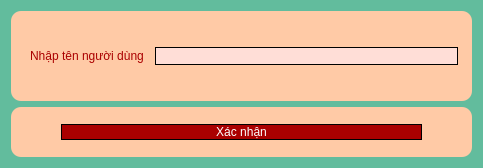
<?xml version="1.0" encoding="UTF-8"?>
<ui version="4.0">
 <class>Dialog</class>
 <widget class="QDialog" name="Dialog">
  <property name="geometry">
   <rect>
    <x>0</x>
    <y>0</y>
    <width>483</width>
    <height>168</height>
   </rect>
  </property>
  <property name="minimumSize">
   <size>
    <width>483</width>
    <height>168</height>
   </size>
  </property>
  <property name="windowTitle">
   <string>Dialog</string>
  </property>
  <property name="styleSheet">
   <string notr="true">

background-color: rgb(98, 188, 157);
font: 87 10pt &quot;Shopee Display Black&quot;;


background-color: rgb(98, 188, 157);</string>
  </property>
  <layout class="QVBoxLayout" name="verticalLayout_2">
   <item>
    <widget class="QWidget" name="verticalWidget" native="true">
     <property name="styleSheet">
      <string notr="true">	color: rgb(170, 0, 0);
	font: 87 11pt &quot;Shopee Display Black&quot;;
	background-color: rgb(255, 175, 135);
border-radius: 10px;
background-color: rgb(255, 202, 166);</string>
     </property>
     <layout class="QHBoxLayout" name="horizontalLayout_3">
      <item>
       <layout class="QHBoxLayout" name="horizontalLayout">
        <property name="leftMargin">
         <number>10</number>
        </property>
        <item>
         <widget class="QLabel" name="label">
          <property name="text">
           <string>Nhập tên người dùng</string>
          </property>
         </widget>
        </item>
       </layout>
      </item>
      <item>
       <layout class="QHBoxLayout" name="horizontalLayout_2">
        <property name="leftMargin">
         <number>5</number>
        </property>
        <property name="rightMargin">
         <number>5</number>
        </property>
        <item>
         <widget class="QLineEdit" name="lineEdit">
          <property name="styleSheet">
           <string notr="true">
background-color: rgb(255, 222, 215);
color: rgb(170, 0, 0);
border: 1px solid #000000;
border-radius: 10px;
</string>
          </property>
         </widget>
        </item>
       </layout>
      </item>
     </layout>
    </widget>
   </item>
   <item>
    <widget class="QWidget" name="verticalWidget_2" native="true">
     <property name="minimumSize">
      <size>
       <width>0</width>
       <height>50</height>
      </size>
     </property>
     <property name="maximumSize">
      <size>
       <width>16777215</width>
       <height>50</height>
      </size>
     </property>
     <property name="styleSheet">
      <string notr="true">	color: rgb(170, 0, 0);
	font: 87 11pt &quot;Shopee Display Black&quot;;
	background-color: rgb(255, 175, 135);
border-radius: 10px;
background-color: rgb(255, 202, 166);</string>
     </property>
     <layout class="QVBoxLayout" name="verticalLayout_3">
      <property name="leftMargin">
       <number>50</number>
      </property>
      <property name="rightMargin">
       <number>50</number>
      </property>
      <item>
       <widget class="QPushButton" name="pushButton">
        <property name="styleSheet">
         <string notr="true">QPushButton {
	font: 81 10pt &quot;Shopee Display ExtBd&quot;;
    border: 1px solid #000000;
    border-radius: 10px;
}

QPushButton {
	background-color:  rgb(170, 0, 0);
	color: rgb(255, 255, 255);
}
QPushButton:hover {
	background-color: rgb(85, 170, 255);
}</string>
        </property>
        <property name="text">
         <string>Xác nhận</string>
        </property>
       </widget>
      </item>
     </layout>
    </widget>
   </item>
  </layout>
 </widget>
 <resources/>
 <connections/>
</ui>
